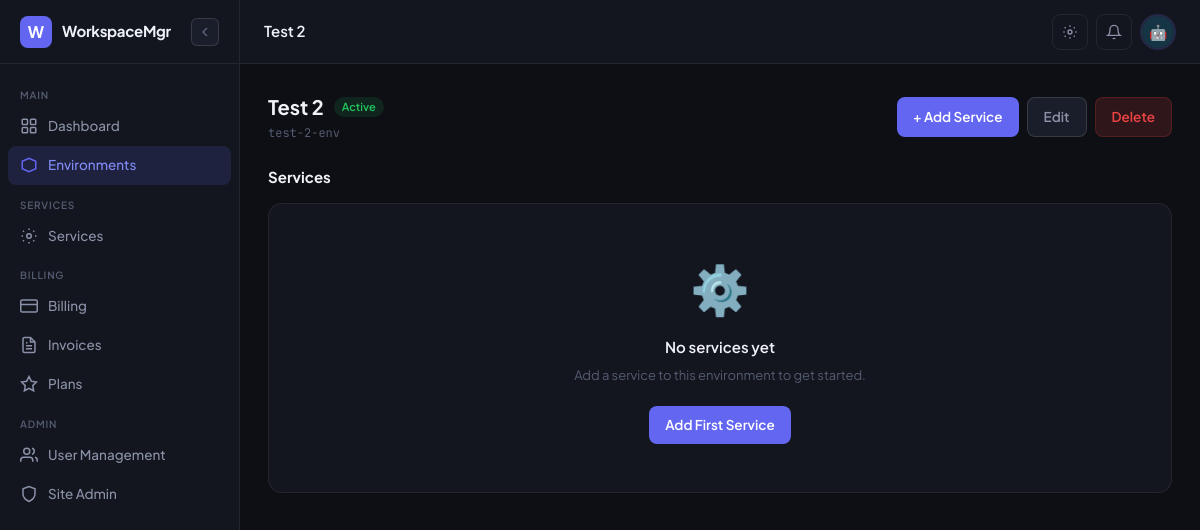
Screenshot of /environments/2/ (signed in) with the database file from the repository.
### apps/environments/models.py (models this page shows, shortened)
class Environment(models.Model):
    STATUS_CHOICES = [
        ('active', 'Active'),
        ('inactive', 'Inactive'),
        ('provisioning', 'Provisioning'),
    ]
    owner = models.ForeignKey(
        settings.AUTH_USER_MODEL,
        on_delete=models.CASCADE,
        related_name='environments',
    )
    name = models.CharField(max_length=200)
    description = models.TextField(blank=True)
    slug = models.SlugField(unique=True)
    status = models.CharField(max_length=20, choices=STATUS_CHOICES, default='active')
    azure_tenant_id = models.CharField(max_length=100, blank=True)
    created_at = models.DateTimeField(auto_now_add=True)
    updated_at = models.DateTimeField(auto_now=True)
    class Meta:
        ordering = ['-created_at']

### apps/accounts/models.py (models this page shows, shortened)
class User(AbstractUser):
    username = None
    email = models.EmailField(unique=True)
    role = models.CharField(max_length=20, choices=ROLE_CHOICES, default='env_admin')
    avatar = models.CharField(max_length=20, choices=AVATAR_CHOICES, default='avatar_1')
    phone = models.CharField(max_length=30, blank=True)
    job_title = models.CharField(max_length=100, blank=True)
    is_onboarded = models.BooleanField(default=False)
    created_at = models.DateTimeField(auto_now_add=True)
    updated_at = models.DateTimeField(auto_now=True)
    objects = UserManager()
    USERNAME_FIELD = 'email'
    REQUIRED_FIELDS = []
    class Meta:
        verbose_name = 'User'
        verbose_name_plural = 'Users'
    @property
    def display_name(self):
        return self.get_full_name() or self.email.split('@')[0]
    @property
    def is_superadmin(self):
        return self.role == 'superadmin' or self.is_superuser
    @property
    def is_env_admin(self):
        return self.role in ('superadmin', 'env_admin') or self.is_superuser
    @property
    def avatar_url(self):
        return f'/static/img/avatars/{self.avatar}.svg'

### apps/environments/views.py (the view)
# urls.py: path('<int:pk>/', views.environment_detail, name='detail'),
@login_required
def environment_detail(request, pk):
    env = get_object_or_404(Environment, pk=pk, owner=request.user)
    services = env.services.all()
    return render(request, 'environments/detail.html', {'environment': env, 'services': services})

### apps/core/context_processors.py (called while the page is built)
def sidebar_context(request):
    if request.user.is_authenticated:
        environments = Environment.objects.filter(owner=request.user)[:10]
        return {'sidebar_environments': environments}
    return {}

### templates/environments/detail.html (shortened to what this page needs)
{% extends "base.html" %}
{% block page_title %}{{ environment.name }}{% endblock %}
{% block content %}
<div class="page-header">
  <div>
    <div style="display:flex;align-items:center;gap:10px;">
      <div class="page-title">{{ environment.name }}</div>
      <span class="badge {% if environment.status == 'active' %}badge-green{% elif environment.status == 'inactive' %}badge-gray{% else %}badge-yellow{% endif %}">
        {{ environment.get_status_display }}
      </span>
    </div>
    <div class="page-subtitle" style="font-family:'JetBrains Mono',monospace;font-size:12px;">{{ environment.slug }}</div>
  </div>
  <div style="display:flex;gap:8px;">
    <a href="{% url 'services:enable' environment.pk %}" class="btn btn-primary">+ Add Service</a>
    <a href="{% url 'environments:edit' environment.pk %}" class="btn btn-secondary">Edit</a>
    <a href="{% url 'environments:delete' environment.pk %}" class="btn btn-danger">Delete</a>
  </div>
</div>
<div class="page-title" style="font-size:15px;margin-bottom:14px;">Services</div>
{% if services %}
<div style="display:grid;grid-template-columns:repeat(auto-fill,minmax(280px,1fr));gap:16px;">
  {% for service in services %}
  <div class="card">
    <div style="display:flex;align-items:center;justify-content:space-between;margin-bottom:12px;">
      <div style="display:flex;align-items:center;gap:10px;">
        <div style="font-size:28px;">{{ service.icon }}</div>
        <div>
          <div style="font-size:13.5px;font-weight:700;">{{ service.display_name }}</div>
          <span class="badge {% if service.status == 'active' %}badge-green{% elif service.status == 'error' %}badge-red{% elif service.status == 'configuring' %}badge-yellow{% else %}badge-gray{% endif %}">
            {{ service.get_status_display }}
          </span>
        </div>
      </div>
      <label style="cursor:pointer;display:flex;align-items:center;gap:6px;">
        <form method="post" action="{% url 'services:toggle' service.pk %}" style="display:inline;">
          {% csrf_token %}
          <button type="submit" style="background:none;border:none;cursor:pointer;padding:0;">
            <div style="width:38px;height:22px;border-radius:11px;background:{% if service.enabled %}var(--accent){% else %}var(--bg-raised){% endif %};border:1px solid var(--border-strong);position:relative;transition:all 0.2s;">
              <div style="position:absolute;top:2px;{% if service.enabled %}right:2px{% else %}left:2px{% endif %};width:16px;height:16px;border-radius:50%;background:white;transition:all 0.2s;box-shadow:0 1px 3px rgba(0,0,0,0.3);"></div>
            </div>
          </button>
        </form>
      </label>
    </div>
    {% if service.service_type in 'recast_workspace recast_user_license' %}
      {% if service.recast_config %}
      <div style="font-size:12px;color:var(--text-muted);margin-bottom:12px;overflow:hidden;text-overflow:ellipsis;white-space:nowrap;">
        {{ service.recast_config.api_url|default:"Not configured" }}
      </div>
      {% endif %}
    {% elif service.service_type == 'windows_365' %}
      {% if service.w365_config %}
      <div style="font-size:12px;color:var(--text-muted);margin-bottom:12px;">
        {{ service.w365_config.device_count }} devices synced
      </div>
      {% endif %}
    {% endif %}
    <div style="display:flex;gap:8px;">
      <a href="{% url 'services:configure' service.pk %}" class="btn btn-secondary btn-xs" style="flex:1;justify-content:center;">Configure</a>
      <a href="{% url 'services:delete' service.pk %}" class="btn btn-danger btn-xs">Remove</a>
    </div>
  </div>
  {% endfor %}
</div>
{% else %}
<div class="card" style="text-align:center;padding:48px;">
  <div style="font-size:48px;margin-bottom:12px;">⚙️</div>
  <div style="font-size:15px;font-weight:600;margin-bottom:8px;">No services yet</div>
  <div style="font-size:13px;color:var(--text-muted);margin-bottom:20px;">Add a service to this environment to get started.</div>
  <a href="{% url 'services:enable' environment.pk %}" class="btn btn-primary">Add First Service</a>
</div>
{% endif %}
{% endblock %}

### templates/base.html (shortened to what this page needs)
<!DOCTYPE html>
<html lang="en" data-theme="dark">
<head>
  <script src="https://cdn.tailwindcss.com"></script>
</head>
<body>
{% if user.is_authenticated %}
<aside id="sidebar">
  <div class="sidebar-logo">
    <div class="logo-mark">W</div>
    <span class="sidebar-logo-text">WorkspaceMgr</span>
    <button class="sidebar-collapse-btn" onclick="toggleSidebar()" title="Toggle sidebar">
      <svg id="collapse-icon-expand" width="16" height="16" fill="none" viewBox="0 0 24 24" stroke="currentColor" stroke-width="2.5">
        <path d="M15 18l-6-6 6-6"/>
      </svg>
    </button>
  </div>
  <nav class="sidebar-nav">
    <div class="sidebar-section-label">Main</div>
    <a href="{% url 'core:dashboard' %}" class="nav-item {% if request.resolver_match.url_name == 'dashboard' %}active{% endif %}">
      <svg class="nav-icon" fill="none" viewBox="0 0 24 24" stroke="currentColor" stroke-width="2"><rect x="3" y="3" width="7" height="7" rx="1"/><rect x="14" y="3" width="7" height="7" rx="1"/><rect x="3" y="14" width="7" height="7" rx="1"/><rect x="14" y="14" width="7" height="7" rx="1"/></svg>
      <span class="sidebar-label">Dashboard</span>
    </a>
    <a href="{% url 'environments:list' %}" class="nav-item {% if 'environments' in request.path %}active{% endif %}">
      <svg class="nav-icon" fill="none" viewBox="0 0 24 24" stroke="currentColor" stroke-width="2"><path d="M3 7l9-4 9 4v10l-9 4-9-4V7z"/></svg>
      <span class="sidebar-label">Environments</span>
    </a>
    <div class="sidebar-section-label">Services</div>
    <a href="{% url 'services:list' %}" class="nav-item {% if 'services' in request.path %}active{% endif %}">
      <svg class="nav-icon" fill="none" viewBox="0 0 24 24" stroke="currentColor" stroke-width="2"><circle cx="12" cy="12" r="3"/><path d="M19.07 4.93l-1.41 1.41M5.34 17.66l-1.41 1.41M19.07 19.07l-1.41-1.41M5.34 6.34L3.93 4.93M20 12h2M2 12h2M12 20v2M12 2v2"/></svg>
      <span class="sidebar-label">Services</span>
    </a>
    <div class="sidebar-section-label">Billing</div>
    <a href="{% url 'billing:overview' %}" class="nav-item {% if request.path == '/billing/' %}active{% endif %}">
      <svg class="nav-icon" fill="none" viewBox="0 0 24 24" stroke="currentColor" stroke-width="2"><rect x="1" y="4" width="22" height="16" rx="2"/><line x1="1" y1="10" x2="23" y2="10"/></svg>
      <span class="sidebar-label">Billing</span>
    </a>
    <a href="{% url 'billing:invoice_list' %}" class="nav-item {% if 'invoices' in request.path %}active{% endif %}">
      <svg class="nav-icon" fill="none" viewBox="0 0 24 24" stroke="currentColor" stroke-width="2"><path d="M14 2H6a2 2 0 00-2 2v16a2 2 0 002 2h12a2 2 0 002-2V8z"/><polyline points="14 2 14 8 20 8"/><line x1="16" y1="13" x2="8" y2="13"/><line x1="16" y1="17" x2="8" y2="17"/><polyline points="10 9 9 9 8 9"/></svg>
      <span class="sidebar-label">Invoices</span>
    </a>
    <a href="{% url 'billing:plan_list' %}" class="nav-item {% if 'plans' in request.path %}active{% endif %}">
      <svg class="nav-icon" fill="none" viewBox="0 0 24 24" stroke="currentColor" stroke-width="2"><polygon points="12 2 15.09 8.26 22 9.27 17 14.14 18.18 21.02 12 17.77 5.82 21.02 7 14.14 2 9.27 8.91 8.26 12 2"/></svg>
      <span class="sidebar-label">Plans</span>
    </a>
    {% if user.is_env_admin %}
    <div class="sidebar-section-label">Admin</div>
    <a href="{% url 'users:user_list' %}" class="nav-item {% if 'users' in request.path and 'profile' not in request.path %}active{% endif %}">
      <svg class="nav-icon" fill="none" viewBox="0 0 24 24" stroke="currentColor" stroke-width="2"><path d="M17 21v-2a4 4 0 00-4-4H5a4 4 0 00-4 4v2"/><circle cx="9" cy="7" r="4"/><path d="M23 21v-2a4 4 0 00-3-3.87"/><path d="M16 3.13a4 4 0 010 7.75"/></svg>
      <span class="sidebar-label">User Management</span>
    </a>
    {% endif %}
    {% if user.is_superadmin %}
    <a href="/admin/" class="nav-item">
      <svg class="nav-icon" fill="none" viewBox="0 0 24 24" stroke="currentColor" stroke-width="2"><path d="M12 22s8-4 8-10V5l-8-3-8 3v7c0 6 8 10 8 10z"/></svg>
      <span class="sidebar-label">Site Admin</span>
    </a>
    {% endif %}
  </nav>
</aside>
<div id="main-wrap">
  <header id="topbar">
    <div class="topbar-title">{% block page_title %}Dashboard{% endblock %}</div>
    <div class="topbar-actions">
      <button class="icon-btn" onclick="openThemePanel()" title="Theme settings">
        <svg width="16" height="16" fill="none" viewBox="0 0 24 24" stroke="currentColor" stroke-width="2">
          <circle cx="12" cy="12" r="3"/><path d="M19.07 4.93l-1.41 1.41M5.34 17.66l-1.41 1.41M19.07 19.07l-1.41-1.41M5.34 6.34L3.93 4.93M20 12h2M2 12h2M12 20v2M12 2v2"/>
        </svg>
      </button>
      <button class="icon-btn" title="Notifications">
        <svg width="16" height="16" fill="none" viewBox="0 0 24 24" stroke="currentColor" stroke-width="2">
          <path d="M18 8A6 6 0 006 8c0 7-3 9-3 9h18s-3-2-3-9"/><path d="M13.73 21a2 2 0 01-3.46 0"/>
        </svg>
      </button>
      <div class="dropdown">
        <button class="avatar-btn" onclick="toggleDropdown(this)">
          <img src="{{ user.avatar_url }}" alt="{{ user.display_name }}"
            onerror="this.style.display='none';this.parentElement.innerHTML='<span style=\'font-size:14px;font-weight:700;color:var(--accent)\'>{{ user.display_name|first|upper }}</span>'">
        </button>
      </div>
    </div>
  </header>
  <main id="page-content">
    {% block content %}{% endblock %}
  </main>
</div>
{% endif %}
</body>
</html>

### rows the page displays
Environment: name "Test 2", status "Active", slug "test-2-env"
User: avatar_url (picture)
